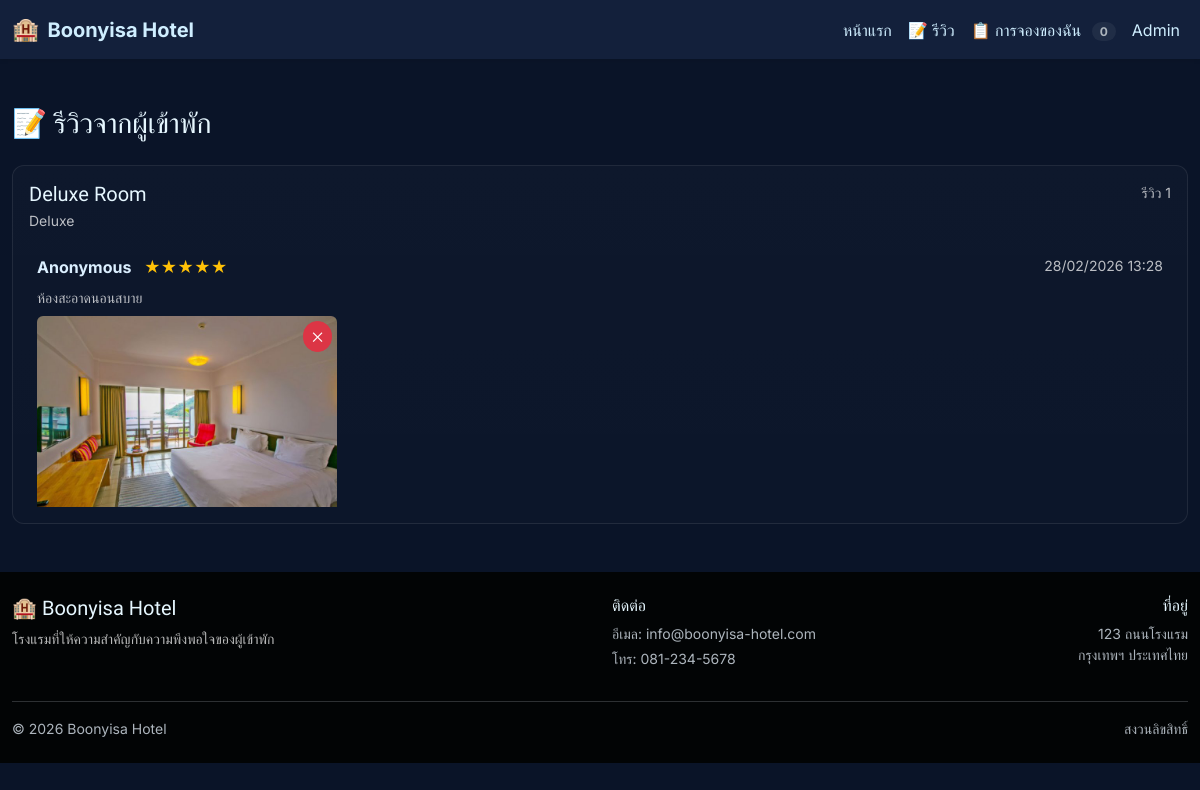
The app's page /reviews with its own data.
### app.py (models this page shows)
class Room(db.Model):
    id = db.Column(db.Integer, primary_key=True)
    name = db.Column(db.String(200), nullable=False)
    room_type = db.Column(db.String(100), nullable=False)
    capacity = db.Column(db.Integer, nullable=False)
    price_per_night = db.Column(db.Float, nullable=False)
    image_url = db.Column(db.String(500))
    amenities = db.Column(db.String(500))

class Review(db.Model):
    id = db.Column(db.Integer, primary_key=True)
    room_id = db.Column(db.Integer, db.ForeignKey('room.id'), nullable=False)
    name = db.Column(db.String(200), nullable=False)
    rating = db.Column(db.Integer, nullable=False, default=5)
    comment = db.Column(db.Text, nullable=False)
    image = db.Column(db.String(500))  # filename of the uploaded image
    created_at = db.Column(db.DateTime, default=datetime.now)
    room = db.relationship('Room', backref='reviews')

### app.py (the view)
@app.route('/reviews')
def reviews_page():
    rooms = Room.query.all()
    review_objs = Review.query.order_by(Review.created_at.desc()).all()
    room_reviews = {}
    for review in review_objs:
        room_id = review.room_id
        if room_id not in room_reviews:
            room_reviews[room_id] = []
        room_reviews[room_id].append({
            'name': review.name,
            'rating': review.rating,
            'comment': review.comment,
            'image': review.image,
            'date': review.created_at.strftime('%d/%m/%Y %H:%M') if review.created_at else ''
        })
    grouped = []
    for room in rooms:
        reviews_list = room_reviews.get(room.id, [])
        try:
            sess = session.get('reviews', {})
            sess_reviews = sess.get(str(room.id), [])
            reviews_list.extend(sess_reviews)
        except Exception:
            pass
        if reviews_list:  # Only show rooms that have reviews
            grouped.append({'room': room, 'reviews': reviews_list})
    return render_template('reviews.html', grouped=grouped)

### templates/reviews.html (shortened to what this page needs)
{% extends 'base.html' %}
{% block content %}
<main class="container my-5">
  <h3 class="mb-4">📝 รีวิวจากผู้เข้าพัก</h3>
  {% if grouped %}
    <div class="row g-4">
      {% for group in grouped %}
        <div class="col-12">
          <div class="card p-3">
            <div class="d-flex justify-content-between align-items-start">
              <div>
                <h5 class="mb-1">{{ group.room.name if group.room else 'ห้อง (ไม่พบข้อมูล)' }}</h5>
                <div class="small text-muted">{{ group.room.room_type if group.room else '' }}</div>
              </div>
              <div class="small text-muted">รีวิว {{ group.reviews|length }}</div>
            </div>
            <div class="mt-3 review-list">
              <ul class="list-unstyled mb-0">
                {% for r in group.reviews %}
                <li class="py-2 border-bottom">
                  <div class="d-flex justify-content-between align-items-start mb-2">
                    <div>
                      <strong>{{ r.name }}</strong>
                      <span class="review-star text-warning ms-2">{{ '★' * (r.rating|int) }}</span>
                    </div>
                    <div class="small text-muted">{{ r.get('date') or '' }}</div>
                  </div>
                  <div class="small text-muted mb-2">{{ r.comment }}</div>
                  {% if r.get('image') %}
                  <div class="mt-2">
                    <div class="position-relative d-inline-block">
                      <img src="/static/uploads/{{ r.image }}" alt="Review image" class="img-fluid rounded" style="max-width: 300px; max-height: 300px;">
                      <form method="POST" action="{{ url_for('delete_review_image', room_id=group.room.id, review_index=loop.index0) }}" style="display: inline;" class="position-absolute" style="top: 5px; right: 5px;">
                        <button type="submit" class="btn btn-sm btn-danger" title="ลบรูปภาพ" onclick="return confirm('คุณแน่ใจหรือว่าต้องการลบรูปภาพนี้?');">
                          ✕
                        </button>
                      </form>
                    </div>
                  </div>
                  {% endif %}
                </li>
                {% endfor %}
              </ul>
            </div>
          </div>
        </div>
      {% endfor %}
    </div>
  {% else %}
    <div class="card p-4 text-center">
      <p class="mb-0">ยังไม่มีรีวิวในขณะนี้</p>
    </div>
  {% endif %}
</main>
{% endblock %}

### static/style.css (style rules this page uses)
:root { --bg:#0a1428; --surface:#14213d; --muted:#adb5bd; --neon:#00d4ff; --accent:#0ea5ff; }
html,body { height:100% }
body { font-family: 'Inter', system-ui, -apple-system, 'Segoe UI', Roboto, Arial; background:var(--bg); color:#ffffff; }
h1,h2,h3,h4,h5,h6 { font-family:'Orbitron', sans-serif;color:#e6f7ff }
.container { max-width:1200px }
.card { background:linear-gradient(180deg, rgba(255,255,255,0.02), rgba(255,255,255,0.01));border:1px solid rgba(255,255,255,0.08);border-radius:12px;color:#dbefff }
.btn { border-radius:999px }
.text-muted { color:rgba(255,255,255,0.72) !important }
.review-list { max-height:260px;overflow:auto }
.review-list li { padding:8px;border-bottom:1px dashed rgba(255,255,255,0.02) }
.review-list li:last-child { border-bottom:none }
.review-star { color:var(--accent);margin-left:6px }

### templates/reviews.html (style rules this page uses)
.review-list li:last-child { border-bottom: none !important; }
.position-relative { position: relative; }
.position-absolute { position: absolute; top: 5px; right: 5px; }

### records on screen
Room: room "Deluxe Room", room "Deluxe"
Review: name "Anonymous", rating "★★★★★", r "28/02/2026 13:28", comment "ห้องสะอาดนอนสบาย", image (picture)

### other values on screen
{{ session.get('bookings')|length if session.get('bookings') else 0 }} "0"
{{ group.reviews|length }} "1"
